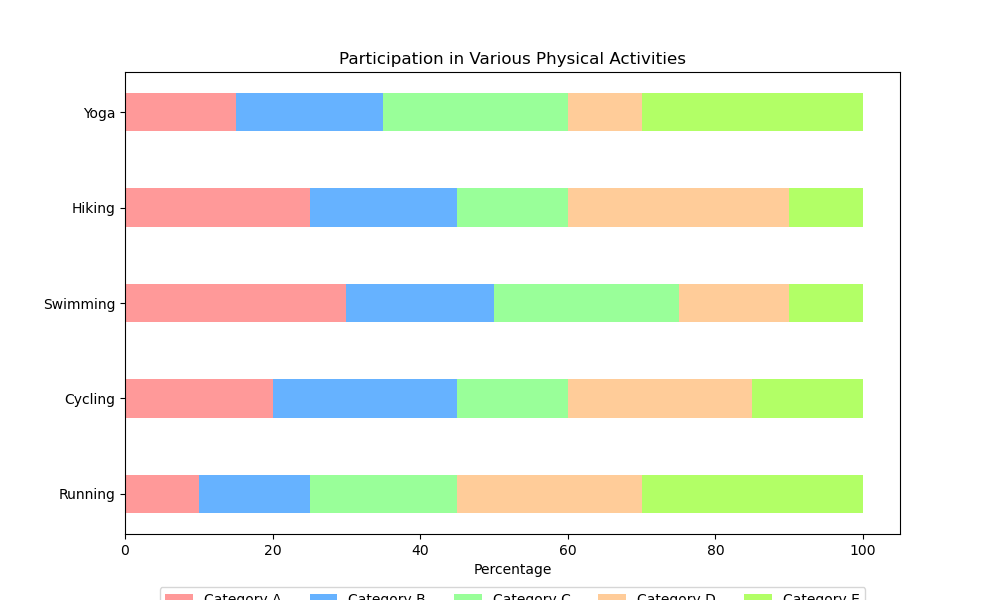

Write the Python code that produced this figure.
import matplotlib.pyplot as plt
import numpy as np

categories = ['Running', 'Cycling', 'Swimming', 'Hiking', 'Yoga']
category_A = np.array([10, 20, 30, 25, 15])
category_B = np.array([15, 25, 20, 20, 20])
category_C = np.array([20, 15, 25, 15, 25])
category_D = np.array([25, 25, 15, 30, 10])
category_E = np.array([30, 15, 10, 10, 30])

data = np.vstack([category_A, category_B, category_C, category_D, category_E])
data_cum = data.cumsum(axis=0)

fig, ax = plt.subplots(figsize=(10, 6))
bar_width = 0.4

colors = ['#FF9999', '#66B2FF', '#99FF99', '#FFCC99', '#B2FF66']

for i, (colname, color) in enumerate(zip(['Category A', 'Category B', 'Category C', 'Category D', 'Category E'], colors)):
    widths = data[i]
    starts = data_cum[i] - widths
    ax.barh(categories, widths, left=starts, height=bar_width, label=colname, color=color)

ax.set_xlabel('Percentage')
ax.set_title('Participation in Various Physical Activities')
ax.legend(ncol=5, bbox_to_anchor=(0.5, -0.1), loc='upper center')

plt.show()
